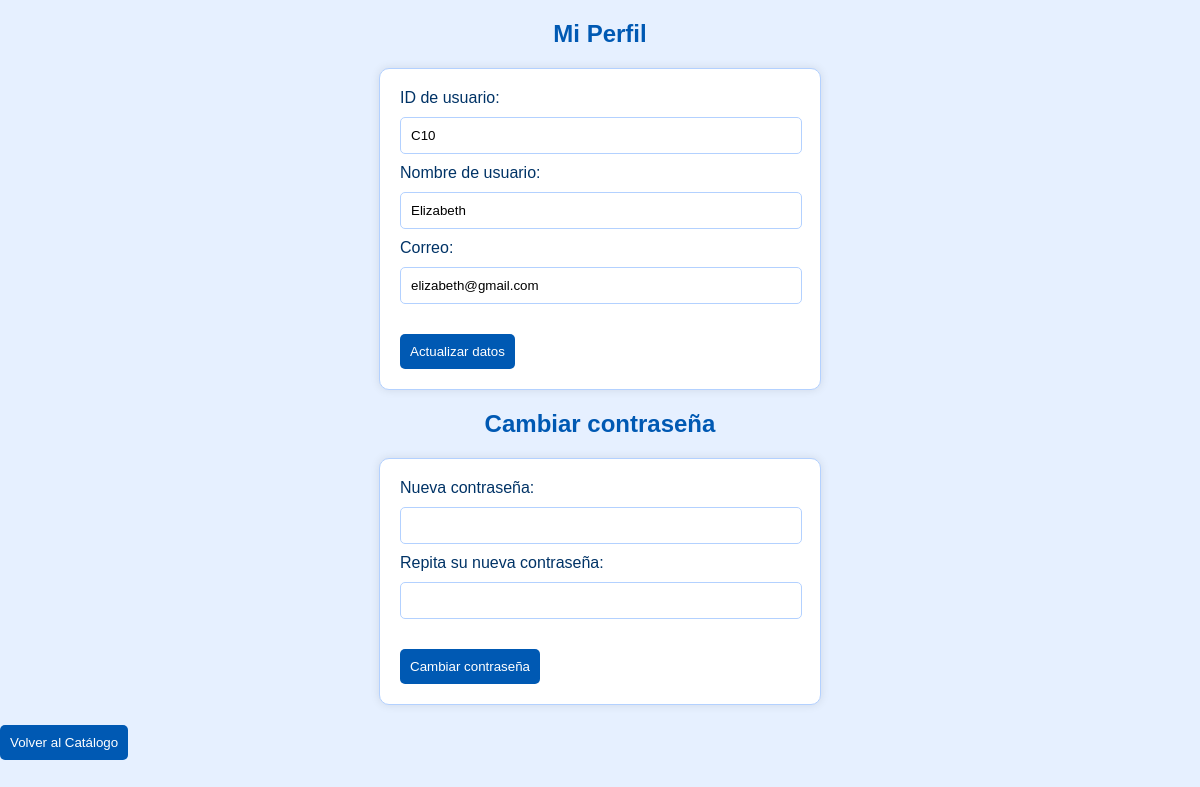
Page /perfil.php (signed in) on the committed database.
### tables this page shows
CREATE TABLE `usuarios` (
  `id_usuarios` varchar(10) NOT NULL,
  `usuario` varchar(50) NOT NULL,
  `correo` varchar(50) NOT NULL,
  `clave` varchar(255) NOT NULL,
  `fecha_nacimiento` date DEFAULT NULL,
  `rol` enum('bibliotecario','lector','administrador') NOT NULL DEFAULT 'lector',
  `creado_at` timestamp NOT NULL DEFAULT current_timestamp()
);

### perfil.php (the view, shortened to what this page needs)
<?php
include("db.php");
$id = $_SESSION['id_usuarios'];
$stmt = $pdo->prepare("SELECT * FROM usuarios WHERE id_usuarios = :id");
$stmt->execute([':id' => $id]);
$usuario = $stmt->fetch(PDO::FETCH_ASSOC);
?>
<!DOCTYPE html>
<html>
<head>
    <link rel="stylesheet" href="styles.css">
</head>
<body>
    <h2>Mi Perfil</h2>
    <form method="post">
        <label>ID de usuario:</label>
        <input type="text" value="<?php echo $usuario['id_usuarios']; ?>" readonly><br>
        <label>Nombre de usuario:</label>
        <input type="text" name="usuario" value="<?php echo $usuario['usuario']; ?>" required><br>
        <label>Correo:</label>
        <input type="email" name="correo" value="<?php echo $usuario['correo']; ?>" required><br>
        <input type="submit" name="actualizar" value="Actualizar datos">
    </form>
    <h2>Cambiar contraseña</h2>
    <form method="post">
        <label>Nueva contraseña:</label>
        <input type="password" name="nueva_clave" required><br>
        <label>Repita su nueva contraseña:</label>
        <input type="password" name="nueva_clave2" required><br>
        <input type="submit" name="cambiar_clave" value="Cambiar contraseña">
    </form>
    <input type="button" value="Volver al Catálogo" class="btn-back" onclick="window.location.href='home_usuario.php'">
</body>
</html>

### styles.css (style rules this page uses)
body { font-family: Arial, sans-serif; background-color: #e6f0ff; color: #003366; margin: 0; padding: 0; }
h2 { text-align: center; color: #0059b3; }
form { max-width: 400px; margin: auto; background-color: #ffffff; padding: 20px; border: 1px solid #b3d1ff; border-radius: 10px; box-shadow: 0 0 10px rgba(0, 0, 0, 0.1); }
input[type="text"], input[type="password"], input[type="email"], input[type="date"], select { width: 95%; padding: 10px; margin: 10px 0; border: 1px solid #b3d1ff; border-radius: 5px; }
input[type="submit"], input[type="button"] { margin: 20px 20px 0 0; background-color: #0059b3; color: white; padding: 10px; border: none; border-radius: 5px; cursor: pointer; }

### rows in the picture
usuarios: id_usuarios "C10", usuario "Elizabeth", correo "elizabeth@gmail.com"
